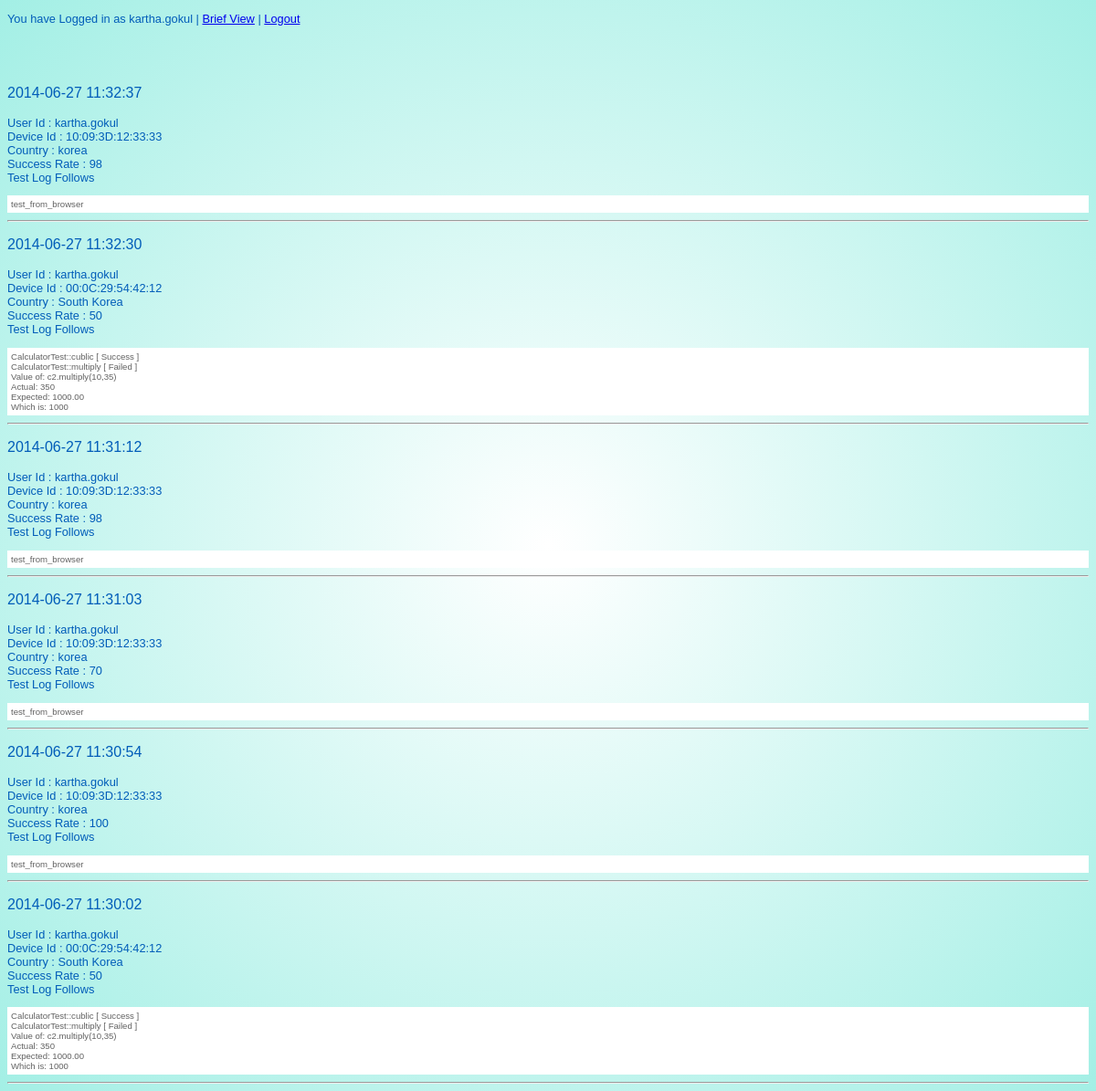
Screenshot of /completelog.php (signed in) with the database file from the repository.
### tables this page shows
CREATE TABLE IF NOT EXISTS `test_data` (
  `userid` varchar(6000) NOT NULL,
  `machineid` varchar(6000) NOT NULL,
  `successrate` int(11) NOT NULL,
  `country` varchar(6000) NOT NULL,
  `details` text NOT NULL,
  `update_date` datetime NOT NULL
);

### completelog.php (the view, shortened to what this page needs)
<!DOCTYPE html>
<html>
    <head>
        <link href="index_style.css" rel="stylesheet" type="text/css" />
        <link rel="stylesheet" type="text/css" href="//cdn.datatables.net/1.10.0/css/jquery.dataTables.css">
    </head>
    <body>
        <?php
        global $DBServer, $DBName, $DBUser, $DBPass;
        $conn = new mysqli($DBServer, $DBUser, $DBPass, $DBName);
        $user = $_SESSION['username'];
        ?>
        <p class="aero_info"><?php echo "You have Logged in as $user"; ?> | <a href="viewall.php">Brief View</a> | <a href="logout.php">Logout</a></p>
        <?php
        if ($user == "admin")
            $sql = "SELECT * FROM test_data";
        else
            $sql = "SELECT * FROM `test_data` WHERE userid = '$user' ORDER BY `update_date` DESC ";
        $rs = $conn->query($sql);
        ?>
        <br></br>
        <?php
        $rs->data_seek(0);
        while ($row = $rs->fetch_assoc()) {
            $userId = $row['userid'];
            $machineId = $row['machineid'];
            $country = $row['country'];
            $successRate = $row['successrate'];
            $update_date = $row['update_date'];
            $details = $row['details'];
            echo "<p class='aero_para'>";
            echo $update_date;
            echo "</p>";
            echo "<p class='aero_info'>";
            echo "User Id : " . $userId;
            echo "<br>";
            echo "Device Id : " . $machineId;
            echo "<br>";
            echo "Country : " . $country;
            echo "<br>";
            echo "Success Rate : " . $successRate;
            echo "<br>";
            $out = preg_replace('/\v+|\\\[rn]/', '<br/>', $details);
            echo "Test Log Follows";
            echo "</p><div class='aero_log'>";
            echo $out;
            echo "</div><hr>";
            ?>
            <?php
        }
        ?>
</body>
</html>

### index_style.css (style rules this page uses)
body { background-image: -ms-radial-gradient(center, circle farthest-corner, #FFFFFF 0%, #A3EFE5 100%); background-image: -moz-radial-gradient(center, circle farthest-corner, #FFFFFF 0%, #A3EFE5 100%); background-image: -o-radial-gradient(center, circle farthest-corner, #FFFFFF 0%, #A3EFE5 100%); background-image: -webkit-gradient(radial, center center, 0, center center, 506, color-stop(0, #FFFFFF), color-stop(1, #A3EFE5)); background-image: -webkit-radial-gradient(center, circle farthest-corner, #FFFFFF 0%, #A3EFE5 100%); background-image: radial-gradient(circle farthest-corner at center, #FFFFFF 0%, #A3EFE5 100%); }
.aero_info { color: #333333; font-family: Tahoma, Geneva, sans-serif; font-size: 80%; color: #005CB9; }
.aero_log { background-color: #FFFFFF; padding: 4px; color: #606060; font-family: Tahoma, Geneva, sans-serif; font-size: 60%; }
.aero_para { color: #333333; font-family: Tahoma, Geneva, sans-serif; color: #005CB9; }

### rows the page displays
test_data: update_date "2014-06-27 11:32:37", userid "kartha.gokul", machineid "10:09:3D:12:33:33", country "korea", successrate "98", details "test_from_browser"
test_data: update_date "2014-06-27 11:32:30", userid "kartha.gokul", machineid "00:0C:29:54:42:12", country "South Korea", successrate "50", details "CalculatorTest::cublic [ Success ] CalculatorTest::multiply [ Failed ] Value of: c2.multiply(10,35) Actual: 350 Expected: 1000.00 Which is: 1000"
test_data: update_date "2014-06-27 11:31:12", userid "kartha.gokul", machineid "10:09:3D:12:33:33", country "korea", successrate "98", details "test_from_browser"
test_data: update_date "2014-06-27 11:31:03", userid "kartha.gokul", machineid "10:09:3D:12:33:33", country "korea", successrate "70", details "test_from_browser"
test_data: update_date "2014-06-27 11:30:54", userid "kartha.gokul", machineid "10:09:3D:12:33:33", country "korea", successrate "100", details "test_from_browser"
test_data: update_date "2014-06-27 11:30:02", userid "kartha.gokul", machineid "00:0C:29:54:42:12", country "South Korea", successrate "50", details "CalculatorTest::cublic [ Success ] CalculatorTest::multiply [ Failed ] Value of: c2.multiply(10,35) Actual: 350 Expected: 1000.00 Which is: 1000"

### other values shown
$user "kartha.gokul"
